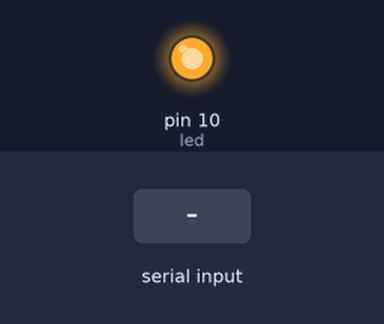
The sketch below on a simulated Arduino Uno, built with avr-gcc and run on an emulated ATmega328P. Parts: output pins drawn as LEDs (lit = HIGH). The test bench sets the inputs (shaded band).

Above: at 1.2 s.
1.3 s: "off" received over Serial
At 2.6 s:
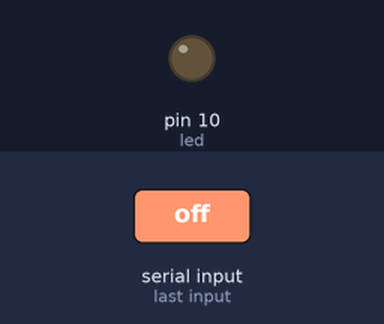
Timing chart, 0 to 4.3 s (numbered marks = the images above; inputs shaded):
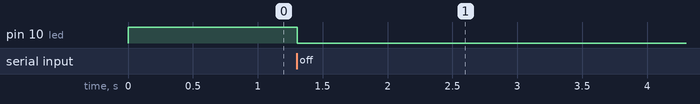

The sketch:

serial_test.ino
```cpp
 int led = 10;
char myCol[20];

void setup() {
  // put your setup code here, to run once:
  Serial.begin(9600);
  pinMode(led, OUTPUT);

  digitalWrite(led, HIGH);
}

void loop() {
  // put your main code here, to run repeatedly:
  int lf = 10;
  Serial.readBytesUntil(lf, myCol, 3);

  if(strcmp(myCol, "on") == 0){
    digitalWrite(led, HIGH);
  }

  if(strcmp(myCol, "off") == 0){
    digitalWrite(led, LOW);
  }

  }
```

Measured:
- after the input at 1.3 s, pin 10 (led): HIGH → LOW at once
